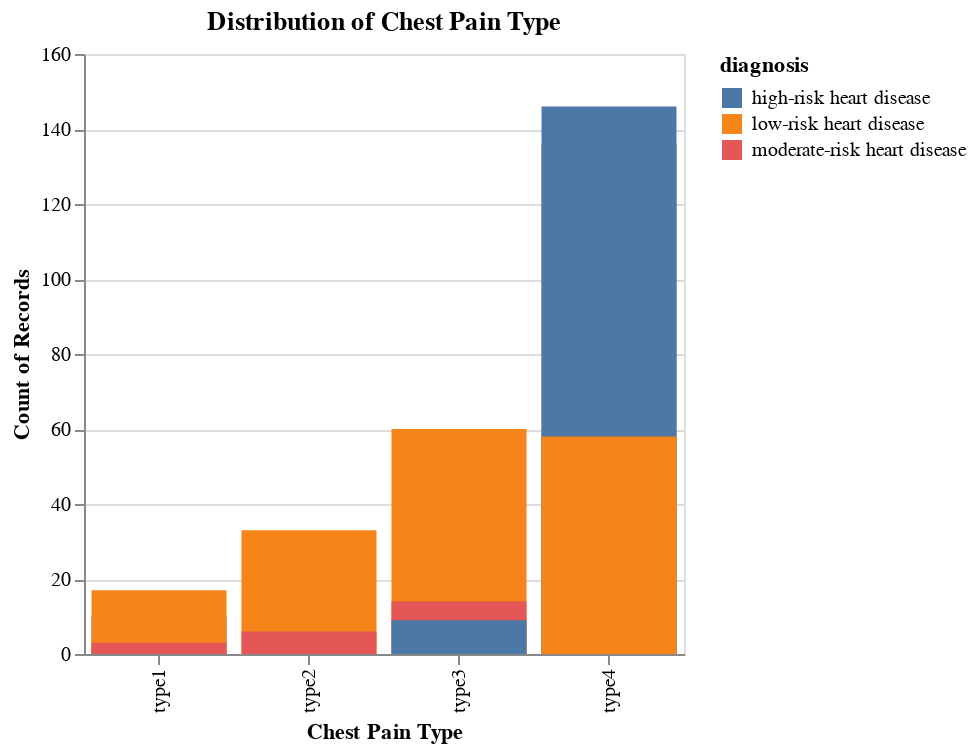

Here is the notebook cell this chart was saved with:
### Code cell
# chest pain type
cp_hist = alt.Chart(heart_disease_train).mark_bar().encode(
    x=alt.X("type_chestpain").title("Chest Pain Type"),
    y=alt.Y("count()").stack(False),
    color = "diagnosis:N"
).properties(
    width=300,
    height=300,
    title = "Distribution of Chest Pain Type"
)

cp_hist

### Figure 1 — Vega-Lite specification as saved in the notebook (floating-point values rounded to 4 significant figures; data arrays with more than 128 entries replaced by an {"elided": "..."} marker saying what was removed)
{"config": {"view": {"continuousWidth": 300, "continuousHeight": 300}}, "data": {"name": "data-a4fc4c8724a52347279feaae65a6ff2a"}, "mark": {"type": "bar"}, "encoding": {"color": {"field": "diagnosis", "type": "nominal"}, "x": {"field": "type_chestpain", "title": "Chest Pain Type", "type": "nominal"}, "y": {"aggregate": "count", "stack": false, "type": "quantitative"}}, "height": 300, "title": "Distribution of Chest Pain Type", "width": 300, "$schema": "https://vega.github.io/schema/vega-lite/v5.15.1.json", "datasets": {"data-a4fc4c8724a52347279feaae65a6ff2a": {"elided": "492 records"}}}
